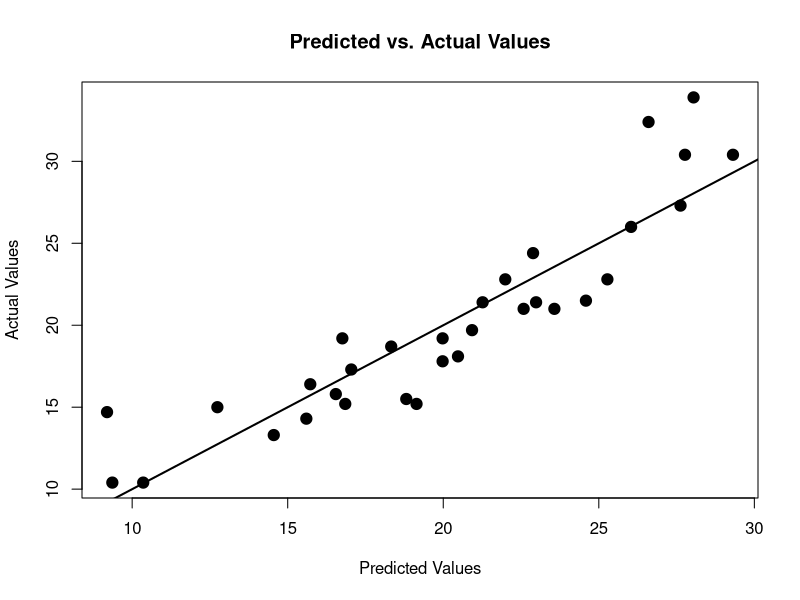

Write R code to recreate this figure.
#library(ggplot2)
#library(visreg)

## get data
dat <- mtcars

## visualize mpg vs. weight
# ggplot(dat, aes(x = wt, y = mpg)) +
#   geom_point() +
#   labs(
#     y = "Miles per gallon",
#     x = "Car's weight (1000 lbs)"
#   ) +
#   theme_minimal()

## Fit a linear regression model
#model <- lm(mpg ~ wt, data = dat)

## Fit a multiple linear regression model
model <- lm(mpg ~ wt + hp, data = dat)

## Fit a multiple linear regression model
#model <- lm(mpg ~ wt + hp + disp, data = dat)

## output model r-squared to a txt file 
model_stats <- summary(model)
#model_eq <- extract_eq(model)

fileConn<-file("model_metrics.txt","w")
writeLines(c("model: ", as.character(model_stats$call)[2],"\n"), fileConn)
writeLines(c("r-squared: ", model_stats$r.squared, "\n"), fileConn)
writeLines(c("adjusted r-squared: ", model_stats$adj.r.squared, "\n"), fileConn)
close(fileConn)

## Visualize model fit
#visreg(model, ask = F)

png("Residuals.png")
## plot predicted vs. actual values
plot(x=predict(model), y=dat$mpg,
     xlab='Predicted Values',
     ylab='Actual Values',
     main='Predicted vs. Actual Values', cex = 1.5, pch = 19)

#add diagonal line for estimated regression line
abline(a=0, b=1, lwd = 2)
dev.off()